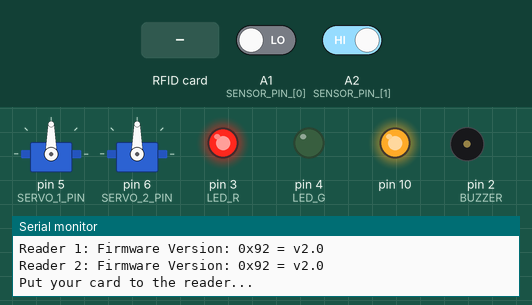
Recording of a sketch running on a simulated Arduino Uno, built with avr-gcc and run on an emulated ATmega328P. On the bench: 2 × servo, output pins drawn as LEDs (lit = HIGH), buzzer (waves = sounding), the last lines printed to the serial monitor. Dashed ring = blinking. The inputs (shaded band) are chosen by the test bench; at power-on: A2 (SENSOR_PIN_[1]) HIGH, A1 (SENSOR_PIN_[0]) LOW.

Above: at 1.3 s.
1.4 s: A2 (SENSOR_PIN_[1]) driven LOW
At 1.67 s:
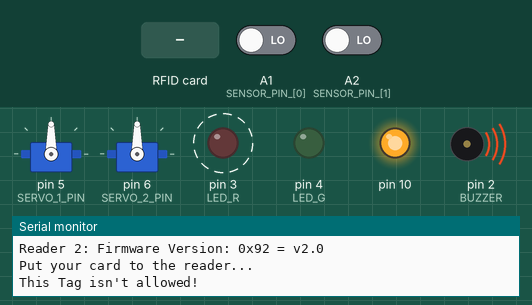
4.4 s: RFID card AD 96 38 A4 held to the reader
At 5.61 s:
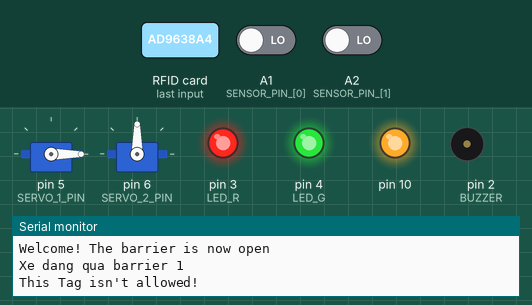
7.4 s: RFID card D6 31 A5 B9 held to the reader
10.4 s: A1 (SENSOR_PIN_[0]) driven HIGH
At 11.15 s:
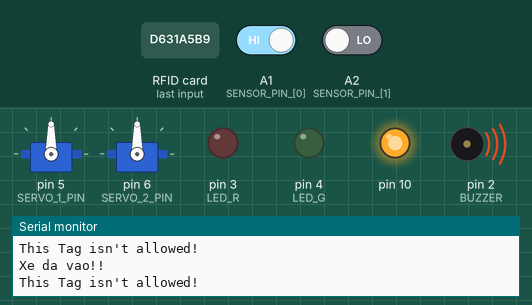
13.4 s: A2 (SENSOR_PIN_[1]) driven HIGH
At 14.6 s:
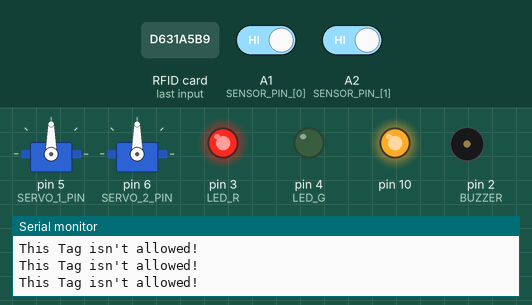
16.4 s: RFID card C3 1E BE 44 held to the reader
At 17.4 s:
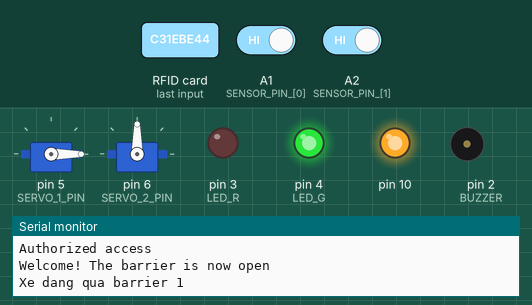
Timing chart, 0 to 18.9 s (numbered marks = the images above; inputs shaded):
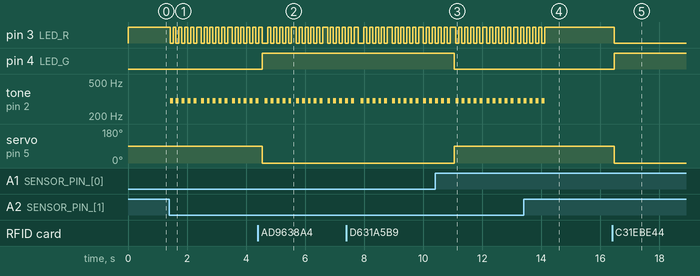

Measured:
- after the input at 1.4 s, pin 3 (LED_R): alternates HIGH for 0.10 s and LOW for 0.10 s, starting at once; tone on pin 2 (BUZZER): alternates 300 Hz for 0.10 s and silent for 0.10 s, starting at once
- after the input at 4.4 s, pin 4 (LED_G): LOW → HIGH after 0.15 s; servo on pin 5 (SERVO_1_PIN): 90° → 0° after 0.15 s
- after the input at 10.4 s, pin 4 (LED_G): HIGH → LOW after 0.66 s; servo on pin 5 (SERVO_1_PIN): 0° → 90° after 0.66 s
- after the input at 13.4 s, pin 3 (LED_R): goes on until 14.1 s, then stays HIGH; tone on pin 2 (BUZZER): goes on until 14.1 s, then stays silent
- after the input at 16.4 s, pin 3 (LED_R): HIGH → LOW after 0.07 s; pin 4 (LED_G): LOW → HIGH after 0.07 s; servo on pin 5 (SERVO_1_PIN): 90° → 0° after 0.07 s

The sketch:

Fo_lo_ren_ti_no.ino
```cpp
//    _____                      __  ____             __   _             _____            __
//   / ___/____ ___  ____ ______/ /_/ __ \____ ______/ /__(_)___  ____ _/ ___/__  _______/ /____  ____ ___
//   \__ \/ __ `__ \/ __ `/ ___/ __/ /_/ / __ `/ ___/ //_/ / __ \/ __ `/\__ \/ / / / ___/ __/ _ \/ __ `__ \
//  ___/ / / / / / / /_/ / /  / /_/ ____/ /_/ / /  / ,< / / / / / /_/ /___/ / /_/ (__  ) /_/  __/ / / / / /
// /____/_/ /_/ /_/\__,_/_/   \__/_/    \__,_/_/  /_/|_/_/_/ /_/\__, //____/\__, /____/\__/\___/_/ /_/ /_/
//                                                            /____/      /____/
/**
   Typical pin layout used:
   -----------------------------------------------------------------------------------------
               MFRC522      Arduino       Arduino   Arduino    Arduino          Arduino
               Reader/PCD   Uno/101       Mega      Nano v3    Leonardo/Micro   Pro Micro
   Signal      Pin          Pin           Pin       Pin        Pin              Pin
   -----------------------------------------------------------------------------------------
   RST/Reset   RST          9             5         D9         RESET/ICSP-5     RST
   SPI SS 1    SDA(SS)      ** custom, take a unused pin, only HIGH/LOW required *
   SPI SS 2    SDA(SS)      ** custom, take a unused pin, only HIGH/LOW required *
   SPI MOSI    MOSI         11 / ICSP-4   51        D11        ICSP-4           16
   SPI MISO    MISO         12 / ICSP-1   50        D12        ICSP-1           14
   SPI SCK     SCK          13 / ICSP-3   52        D13        ICSP-3           15
*/
#include <SPI.h>
#include <MFRC522.h>
#include <Servo.h>

#include <Wire.h>
#define SLAVE_ADDRESS 0x8

/* Arduino UNO */
/* RFID Readers */
#define RST_PIN   9
#define SS_1_PIN  7
#define SS_2_PIN  8

// List of Tags UIDs that are allowed to open the puzzle
byte tagarray[][4] = {
  {0xAD, 0x96, 0x38, 0xA4},
  {0xD6, 0x31, 0xA5, 0xB9},
  {0xC3, 0x1E, 0xBE, 0x44},     //ID
};

// Inlocking status :
bool access = false;

#define num_Readers 2
byte ssPins[] = {SS_1_PIN, SS_2_PIN};
MFRC522 mfrc522[num_Readers];   // Create MFRC522 instance.
//////

/* Servo Motors */
#define SERVO_1_PIN 5
#define SERVO_2_PIN 6

//#define num_Servos  2
byte servoPins[] = {SERVO_1_PIN, SERVO_2_PIN};
Servo myServo[num_Readers];
/////

//Sensor, Led, Buzzer,...
int SENSOR_PIN_[2] = {A1, A2};
bool data[2] = {false, false};
bool in = true;
bool out = true;

#define LED_R     3 //define red LED
#define LED_G     4 //define green LED pin

#define BUZZER    2 //buzzer pin

int index = 0;

void setup()
{
  Serial.begin(9600);   // Initiate a serial communication
  while (!Serial);
  SPI.begin();      // Initiate  SPI bus

  pinMode(LED_R, OUTPUT);
  digitalWrite(LED_R, HIGH);
  pinMode(LED_G, OUTPUT);
  digitalWrite(LED_G, LOW);
  pinMode(BUZZER, OUTPUT);
  noTone(BUZZER);

  Wire.begin(SLAVE_ADDRESS);
  Wire.onRequest(sendData);
  pinMode(SS_1_PIN, INPUT);
  pinMode(SS_2_PIN, INPUT);

  /* looking for MFRC522 readers */
  for (uint8_t reader = 0; reader < num_Readers; reader++) {
    mfrc522[reader].PCD_Init(ssPins[reader], RST_PIN);    // Initiate MFRC522
    delay(5);
    Serial.print(F("Reader "));
    Serial.print(reader + 1);
    Serial.print(F(": "));
    mfrc522[reader].PCD_DumpVersionToSerial();
    //mfrc522[reader].PCD_SetAntennaGain(mfrc522[reader].RxGain_max);

    myServo[reader].attach(servoPins[reader]); //servo pin
    myServo[reader].write(90); //servo start position

    pinMode(SENSOR_PIN_[reader], INPUT);
  }

  Serial.println("Put your card to the reader...");
  Serial.println();

}
void loop()
{
  for (uint8_t reader = 0; reader < num_Readers; reader++) {
    // Looking for new cards
    if (mfrc522[reader].PICC_IsNewCardPresent() && mfrc522[reader].PICC_ReadCardSerial()) {
      Serial.print(F("Reader "));
      Serial.print(reader + 1);

      //    Serial.println(mfrc522[reader].uid.uidByte);
      // Show some details of the PICC (that is: the tag/card)
      Serial.print(F(": Card UID:"));
      dump_byte_array(mfrc522[reader].uid.uidByte, mfrc522[reader].uid.size);
      //      Serial.println(dump_byte_array_(mfrc522[0].uid.uidByte, mfrc522[1].uid.uidByte, mfrc522[0].uid.size, mfrc522[1].uid.size));
      Serial.println();

      for (int x = 0; x < sizeof(tagarray); x++)                  // tagarray's row
      {
        for (int i = 0; i < mfrc522[reader].uid.size; i++)        //tagarray's columns
        {
          if ( mfrc522[reader].uid.uidByte[i] != tagarray[x][i])  //Comparing the UID in the buffer to the UID in the tag array.
          {
            DenyingTag();
            break;
          }
          else
          {
            if (i == mfrc522[reader].uid.size - 1)                // Test if we browesed the whole UID.
            {
              AllowTag();
            }
            else
            {
              continue;                                           // We still didn't reach the last cell/column : continue testing!
            }
          }
        }
        if (access) break;                                        // If the Tag is allowed, quit the test.
      }
      if (access)
      {
        if (reader == 0)
        {
          OpenBarrier(reader);
          //          data[reader] =
          Serial.print("Xe dang qua barrier ");
          Serial.println(reader + 1);

          in = false;
        }
        if (reader == 1)
        {
          digitalWrite(LED_G, HIGH);
          digitalWrite(LED_R, LOW);
          out = false;
        }
        access = false;
      }
      else
      {
        Warning();
      }
      /*Serial.print(F("PICC type: "));
        MFRC522::PICC_Type piccType = mfrc522[reader].PICC_GetType(mfrc522[reader].uid.sak);
        Serial.println(mfrc522[reader].PICC_GetTypeName(piccType));*/
      // Halt PICC
      mfrc522[reader].PICC_HaltA();
      // Stop encryption on PCD
      mfrc522[reader].PCD_StopCrypto1();
    } //if (mfrc522[reader].PICC_IsNewC..
    //    data[reader] = digitalRead(SENSOR_PIN_[reader]);
    //    if (!in && digitalRead(SENSOR_PIN_[reader]))
    //    {
    //
    //    }
    //    Serial.println(digitalRead(SENSOR_PIN_[0]));
  } //for(uint8_t reader..
  if (!in && !digitalRead(SENSOR_PIN_[0]))
  {
    data[0] = true;
    delay(10);
  }
  if (!in && data[0] && digitalRead(SENSOR_PIN_[0]))
  {
    data[0] = false;
    in = true;
    //            data = 1;
    CloseBarrier(0);
    digitalWrite(LED_R, HIGH);
    Serial.print("Xe da vao!");
    Serial.println("!");
    //      access = false;
  }
  if (!out && !digitalRead(SENSOR_PIN_[1]))
  {
    OpenBarrier(1);
    out = true;
    delay(2500);
    CloseBarrier(1);
  }
  if (out && !digitalRead(SENSOR_PIN_[1]))
  {
    Warning();
  }
}

/**
   Helper routine to dump a byte array as hex values to Serial.
*/
void dump_byte_array(byte * buffer, byte bufferSize) {
  for (byte i = 0; i < bufferSize; i++) {
    Serial.print(buffer[i] < 0x10 ? " 0" : " ");
    Serial.print(buffer[i], HEX);
  }
}

void DenyingTag()
{
  Serial.println(" Access denied");
  access = false;
}

void AllowTag()
{
  Serial.println("Authorized access");
  access = true;
}

void OpenBarrier(int reader)
{
  Serial.println("Welcome! The barrier is now open");
  myServo[reader].write(0);
  digitalWrite(LED_G, HIGH);
  digitalWrite(LED_R, LOW);
  delay(50);
}

void CloseBarrier(int reader)
{
  myServo[reader].write(90);
  digitalWrite(LED_R, HIGH);
  digitalWrite(LED_G, LOW);
  delay(50);
}

void Warning()
{
  Serial.println("This Tag isn't allowed!");
  for (int flash = 0; flash < 5; flash++)
  {
    tone(BUZZER, 300);
    digitalWrite(LED_R, LOW);
    delay(100);
    noTone(BUZZER);
    digitalWrite(LED_R, HIGH);
    delay(100);
  }
}

void sendData() {
    if(digitalRead(SS_1_PIN) == 0){
      char data[2] = "11";
      Wire.write(data[index]);
      ++index;
      if (index >= 2) {
         index = 0;
      }
    }

    if(digitalRead(SS_2_PIN) == 0){
      char data[2] = "21";
      Wire.write(data[index]);
      ++index;
      if (index >= 2) {
         index = 0;
      }
    }
 }
```
